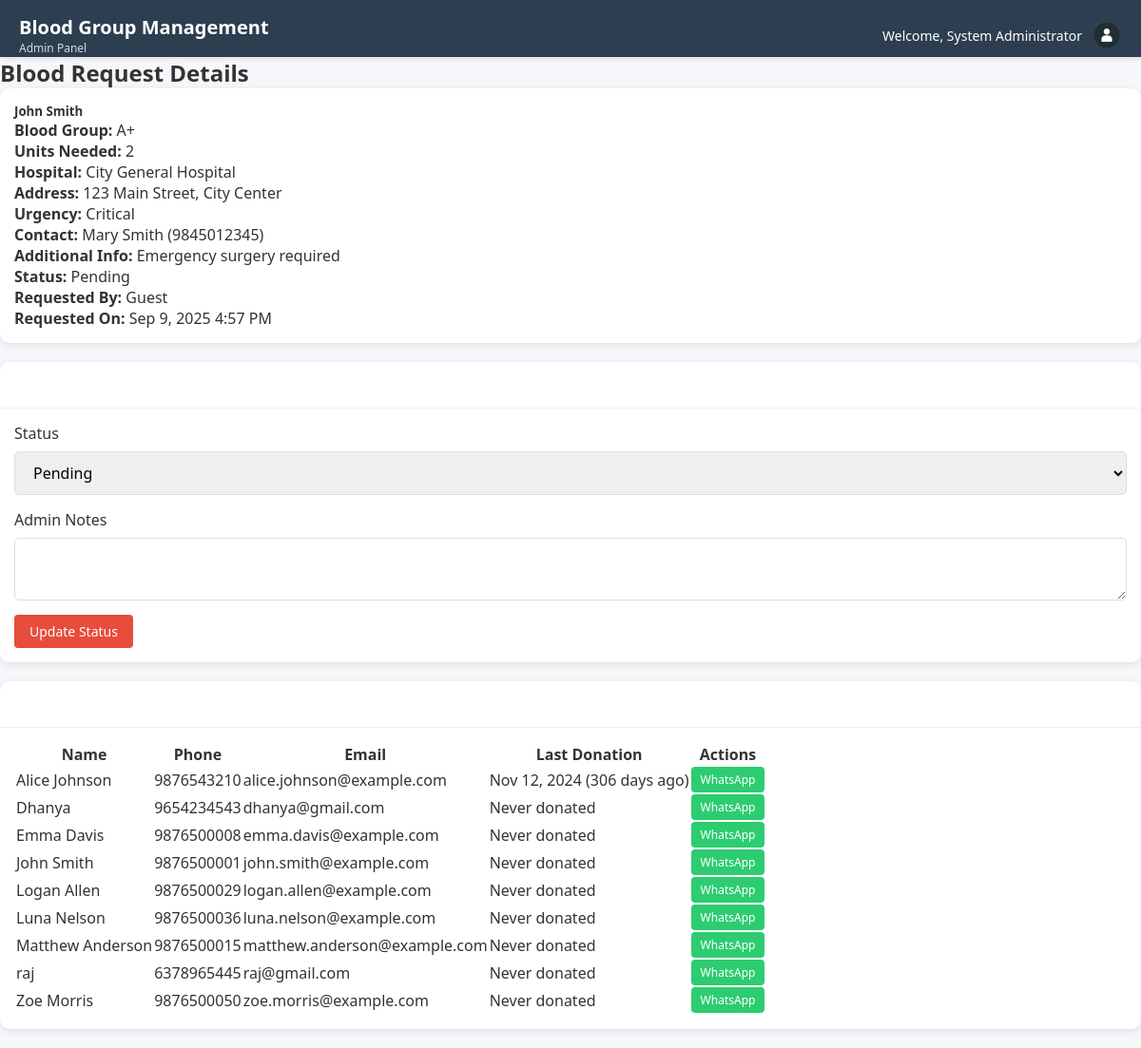
The page /admin/view_request.php?id=1 (signed in) on the database its author committed.
### tables this page shows
CREATE TABLE `blood_requests` (
  `id` int(11) NOT NULL,
  `patient_name` varchar(100) NOT NULL,
  `contact_name` varchar(100) NOT NULL,
  `contact_phone` varchar(15) NOT NULL,
  `blood_group` enum('A+','A-','B+','B-','AB+','AB-','O+','O-') NOT NULL,
  `units_needed` int(11) NOT NULL DEFAULT 1,
  `hospital_name` varchar(100) NOT NULL,
  `hospital_address` text NOT NULL,
  `urgency` enum('Critical','High','Medium','Low') NOT NULL DEFAULT 'Medium',
  `additional_info` text DEFAULT NULL,
  `status` enum('pending','approved','rejected','completed') NOT NULL DEFAULT 'pending',
  `requested_by` int(11) DEFAULT NULL COMMENT 'Student ID if logged in',
  `requested_ip` varchar(45) DEFAULT NULL,
  `admin_notes` text DEFAULT NULL,
  `approved_by` int(11) DEFAULT NULL COMMENT 'Admin ID who approved',
  `created_at` timestamp NOT NULL DEFAULT current_timestamp(),
  `updated_at` timestamp NOT NULL DEFAULT current_timestamp() ON UPDATE current_timestamp()
);

CREATE TABLE `students` (
  `id` int(11) NOT NULL,
  `student_id` varchar(20) NOT NULL,
  `full_name` varchar(100) NOT NULL,
  `email` varchar(100) NOT NULL,
  `phone` varchar(15) NOT NULL,
  `blood_group` enum('A+','A-','B+','B-','AB+','AB-','O+','O-') NOT NULL,
  `department` varchar(50) NOT NULL,
  `year_of_study` int(11) NOT NULL,
  `last_donation_date` date DEFAULT NULL,
  `is_available` tinyint(1) DEFAULT 1,
  `password` varchar(255) NOT NULL,
  `created_at` timestamp NOT NULL DEFAULT current_timestamp()
);

### includes/blood-requests.php (called while the page is built, shortened)
<?php
class BloodRequest {
    private $pdo;
    public function __construct($pdo) {
        $this->pdo = $pdo;
    }
     public function getRequestById($request_id) {
        $sql = "SELECT br.*, s.full_name as requested_by_name, a.full_name as approved_by_name
                FROM blood_requests br
                LEFT JOIN students s ON br.requested_by = s.id
                LEFT JOIN admins a ON br.approved_by = a.id
                WHERE br.id = ?";
        $stmt = $this->pdo->prepare($sql);
        $stmt->execute([$request_id]);
        return $stmt->fetch(PDO::FETCH_ASSOC);
    }
    public function getAvailableDonors($blood_group) {
        $sql = "SELECT s.*, DATEDIFF(CURDATE(), COALESCE(s.last_donation_date, '2000-01-01')) as days_since_last_donation
                FROM students s
                WHERE s.blood_group = ? AND s.is_available = 1
                AND (s.last_donation_date IS NULL OR DATEDIFF(CURDATE(), s.last_donation_date) >= 90)
                ORDER BY s.full_name";
        $stmt = $this->pdo->prepare($sql);
        $stmt->execute([$blood_group]);
        return $stmt->fetchAll(PDO::FETCH_ASSOC);
    }
}
?>

### admin/view_request.php (the view, shortened to what this page needs)
<?php
require_once '../includes/admin_auth.php';
require_once '../includes/blood-requests.php';
$bloodRequest = new BloodRequest($pdo);
$request_id = $_GET['id'];
$request = $bloodRequest->getRequestById($request_id);
$donors = $bloodRequest->getAvailableDonors($request['blood_group']);
include '../includes/admin_header.php';
?>
<div class="container">
    <h2>Blood Request Details</h2>
    <div class="card mb-4">
        <div class="card-body">
            <h5 class="card-title"><?php echo $request['patient_name']; ?></h5>
            <p><strong>Blood Group:</strong> <?php echo $request['blood_group']; ?></p>
            <p><strong>Units Needed:</strong> <?php echo $request['units_needed']; ?></p>
            <p><strong>Hospital:</strong> <?php echo $request['hospital_name']; ?></p>
            <p><strong>Address:</strong> <?php echo $request['hospital_address']; ?></p>
            <p><strong>Urgency:</strong> <?php echo $request['urgency']; ?></p>
            <p><strong>Contact:</strong> <?php echo $request['contact_name']; ?> (<?php echo $request['contact_phone']; ?>)</p>
            <p><strong>Additional Info:</strong> <?php echo $request['additional_info']; ?></p>
            <p><strong>Status:</strong> <?php echo ucfirst($request['status']); ?></p>
            <p><strong>Requested By:</strong> <?php echo $request['requested_by_name'] ? $request['requested_by_name'] : 'Guest'; ?></p>
            <p><strong>Requested On:</strong> <?php echo date('M j, Y g:i A', strtotime($request['created_at'])); ?></p>
        </div>
    </div>
    <div class="card mb-4">
        <div class="card-header">
            <h5>Update Status</h5>
        </div>
        <div class="card-body">
            <form method="POST">
                <div class="form-group">
                    <label for="status">Status</label>
                    <select class="form-control" id="status" name="status">
                        <option value="pending" <?php if($request['status'] == 'pending') echo 'selected'; ?>>Pending</option>
                    </select>
                </div>
                <div class="form-group">
                    <label for="admin_notes">Admin Notes</label>
                    <textarea class="form-control" id="admin_notes" name="admin_notes"><?php echo $request['admin_notes']; ?></textarea>
                </div>
                <button type="submit" class="btn btn-primary">Update Status</button>
            </form>
        </div>
    </div>
    <div class="card">
        <div class="card-header">
            <h5>Available Donors (<?php echo count($donors); ?>)</h5>
        </div>
        <div class="card-body">
            <?php if (count($donors) > 0): ?>
            <table class="table table-bordered">
                <thead>
                    <tr>
                        <th>Name</th>
                        <th>Phone</th>
                        <th>Email</th>
                        <th>Last Donation</th>
                        <th>Actions</th>
                    </tr>
                </thead>
                <tbody>
                    <?php foreach ($donors as $donor): ?>
                    <tr>
                        <td><?php echo $donor['full_name']; ?></td>
                        <td><?php echo $donor['phone']; ?></td>
                        <td><?php echo $donor['email']; ?></td>
                        <td>
                            <?php
                            if ($donor['last_donation_date']) {
                                echo date('M j, Y', strtotime($donor['last_donation_date']));
                                echo " (" . $donor['days_since_last_donation'] . " days ago)";
                            } else {
                                echo "Never donated";
                            }
                            ?>
                        </td>
                        <td>
                            <a href="https://wa.me/<?php echo $donor['phone']; ?>?text=<?php echo urlencode("Blood donation needed for {$request['patient_name']} ({$request['blood_group']}) at {$request['hospital_name']}. Contact: {$request['contact_name']} - {$request['contact_phone']}"); ?>"
                               target="_blank" class="btn btn-sm btn-success">WhatsApp</a>
                        </td>
                    </tr>
                    <?php endforeach; ?>
                </tbody>
            </table>
            <?php else: ?>
            <p>No available donors found for this blood group.</p>
            <?php endif; ?>
        </div>
    </div>
</div>

### assets/css/admin.css (style rules this page uses)
* { margin: 0; padding: 0; box-sizing: border-box; font-family: 'Segoe UI', Tahoma, Geneva, Verdana, sans-serif; }
.card { background: white; border-radius: 8px; box-shadow: 0 3px 10px rgba(0,0,0,0.05); margin-bottom: 30px; }
.card-header { padding: 20px; border-bottom: 1px solid #f0f0f0; display: flex; justify-content: space-between; align-items: center; }
.card-body { padding: 20px; }
.btn { display: inline-flex; align-items: center; justify-content: center; padding: 8px 16px; border-radius: 4px; font-size: 14px; font-weight: 500; cursor: pointer; transition: all 0.3s; border: none; text-decoration: none; gap: 8px; }
.btn-sm { padding: 5px 10px; font-size: 12px; }
.btn-primary { background-color: var(--primary-color); color: white; }
.btn-success { background-color: var(--success-color); color: white; }
.form-group { margin-bottom: 15px; }
.form-group label { display: block; margin-bottom: 8px; font-weight: 500; color: #333; }
.form-group input, .form-group select, .form-group textarea { width: 100%; padding: 10px 15px; border: 1px solid #ddd; border-radius: 5px; font-size: 16px; }
.card { background: white; border-radius: 10px; box-shadow: 0 2px 8px rgba(0,0,0,0.1); overflow: hidden; margin-bottom: 20px; }
.card-header { color: white; padding: 15px 20px; }
.card-body { padding: 15px; }

### rows shown on the page
blood_requests: patient_name "John Smith", blood_group "A+", units_needed "2", hospital_name "City General Hospital", hospital_address "123 Main Street, City Center", urgency "Critical", contact_name "Mary Smith", contact_phone "9845012345", additional_info "Emergency surgery required", status "Pending", created_at "Sep 9, 2025 4:57 PM"
students: full_name "Alice Johnson", phone "9876543210", email "alice.johnson@example.com", last_donation_date "Nov 12, 2024", days_since_last_donation "306"
students: full_name "Dhanya", phone "9654234543", email "dhanya@gmail.com", shows "Never donated"
students: full_name "Emma Davis", phone "9876500008", email "emma.davis@example.com", shows "Never donated"
students: full_name "John Smith", phone "9876500001", email "john.smith@example.com", shows "Never donated"
students: full_name "Logan Allen", phone "9876500029", email "logan.allen@example.com", shows "Never donated"
students: full_name "Luna Nelson", phone "9876500036", email "luna.nelson@example.com", shows "Never donated"
students: full_name "Matthew Anderson", phone "9876500015", email "matthew.anderson@example.com", shows "Never donated"
students: full_name "raj", phone "6378965445", email "raj@gmail.com", shows "Never donated"
students: full_name "Zoe Morris", phone "9876500050", email "zoe.morris@example.com", shows "Never donated"

### other values the page prints
$_SESSION['admin_name'] "System Administrator"
